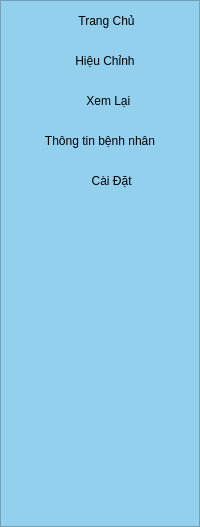
        <widget class="QFrame" name="fr_sideMenu">
         <property name="minimumSize">
          <size>
           <width>200</width>
           <height>0</height>
          </size>
         </property>
         <property name="maximumSize">
          <size>
           <width>0</width>
           <height>16777215</height>
          </size>
         </property>
         <property name="styleSheet">
          <string notr="true">QFrame{
	background-color:#93d0ed;
}
QPushButton{
background-color: #93d0ed;
border-top-left-radius: 20px;
border-bottom-left-radius: 20px;
font:75 12pt &quot;Droid Sans&quot;;
}


QPushButton:hover{
background-color: white;
border-top-left-radius: 20px;
border-bottom-left-radius: 20px;
font:75 12pt &quot;Droid Sans&quot;;
}

QPushButton:pressed{
background-color: #bcbec2;
border-top-left-radius: 20px;
border-bottom-left-radius: 20px;
font:75 12pt &quot;Droid Sans&quot;;
}</string>
         </property>
         <property name="frameShape">
          <enum>QFrame::StyledPanel</enum>
         </property>
         <property name="frameShadow">
          <enum>QFrame::Raised</enum>
         </property>
         <layout class="QVBoxLayout" name="verticalLayout_2">
          <property name="spacing">
           <number>0</number>
          </property>
          <property name="leftMargin">
           <number>0</number>
          </property>
          <property name="topMargin">
           <number>0</number>
          </property>
          <property name="rightMargin">
           <number>0</number>
          </property>
          <property name="bottomMargin">
           <number>0</number>
          </property>
          <item>
           <widget class="QPushButton" name="pb_Main">
            <property name="minimumSize">
             <size>
              <width>0</width>
              <height>40</height>
             </size>
            </property>
            <property name="maximumSize">
             <size>
              <width>16777215</width>
              <height>40</height>
             </size>
            </property>
            <property name="text">
             <string>    Trang Chủ</string>
            </property>
            <property name="icon">
             <iconset>
              <normaloff>icon/inteligencia-artificial.png</normaloff>icon/inteligencia-artificial.png</iconset>
            </property>
            <property name="iconSize">
             <size>
              <width>32</width>
              <height>32</height>
             </size>
            </property>
           </widget>
          </item>
          <item>
           <widget class="QPushButton" name="pb_Calibration">
            <property name="minimumSize">
             <size>
              <width>0</width>
              <height>40</height>
             </size>
            </property>
            <property name="maximumSize">
             <size>
              <width>16777215</width>
              <height>40</height>
             </size>
            </property>
            <property name="text">
             <string>   Hiệu Chỉnh</string>
            </property>
            <property name="icon">
             <iconset>
              <normaloff>icon/calib.png</normaloff>icon/calib.png</iconset>
            </property>
            <property name="iconSize">
             <size>
              <width>32</width>
              <height>32</height>
             </size>
            </property>
           </widget>
          </item>
          <item>
           <widget class="QPushButton" name="pb_Review">
            <property name="minimumSize">
             <size>
              <width>0</width>
              <height>40</height>
             </size>
            </property>
            <property name="maximumSize">
             <size>
              <width>16777215</width>
              <height>40</height>
             </size>
            </property>
            <property name="text">
             <string>     Xem Lại</string>
            </property>
            <property name="icon">
             <iconset>
              <normaloff>icon/review.png</normaloff>icon/review.png</iconset>
            </property>
            <property name="iconSize">
             <size>
              <width>32</width>
              <height>32</height>
             </size>
            </property>
           </widget>
          </item>
          <item>
           <widget class="QPushButton" name="pb_Patient">
            <property name="minimumSize">
             <size>
              <width>0</width>
              <height>40</height>
             </size>
            </property>
            <property name="maximumSize">
             <size>
              <width>16777215</width>
              <height>40</height>
             </size>
            </property>
            <property name="text">
             <string>Thông tin bệnh nhân</string>
            </property>
            <property name="icon">
             <iconset>
              <normaloff>icon/patient_info.png</normaloff>icon/patient_info.png</iconset>
            </property>
            <property name="iconSize">
             <size>
              <width>32</width>
              <height>32</height>
             </size>
            </property>
           </widget>
          </item>
          <item>
           <widget class="QPushButton" name="pb_Setting">
            <property name="minimumSize">
             <size>
              <width>0</width>
              <height>40</height>
             </size>
            </property>
            <property name="maximumSize">
             <size>
              <width>16777215</width>
              <height>40</height>
             </size>
            </property>
            <property name="text">
             <string>       Cài Đặt</string>
            </property>
            <property name="icon">
             <iconset>
              <normaloff>icon/setting.png</normaloff>icon/setting.png</iconset>
            </property>
            <property name="iconSize">
             <size>
              <width>32</width>
              <height>32</height>
             </size>
            </property>
            <property name="flat">
             <bool>false</bool>
            </property>
           </widget>
          </item>
          <item>
           <spacer name="verticalSpacer">
            <property name="orientation">
             <enum>Qt::Vertical</enum>
            </property>
            <property name="sizeHint" stdset="0">
             <size>
              <width>20</width>
              <height>285</height>
             </size>
            </property>
           </spacer>
          </item>
          <item>
           <layout class="QHBoxLayout" name="horizontalLayout_4">
            <item>
             <widget class="QPushButton" name="pb_Introduction">
              <property name="minimumSize">
               <size>
                <width>0</width>
                <height>40</height>
               </size>
              </property>
              <property name="maximumSize">
               <size>
                <width>40</width>
                <height>40</height>
               </size>
              </property>
              <property name="styleSheet">
               <string notr="true">border-radius: 20px;</string>
              </property>
              <property name="text">
               <string/>
              </property>
              <property name="icon">
               <iconset>
                <normaloff>icon/info.png</normaloff>icon/info.png</iconset>
              </property>
              <property name="iconSize">
               <size>
                <width>32</width>
                <height>32</height>
               </size>
              </property>
             </widget>
            </item>
           </layout>
          </item>
         </layout>
        </widget>
